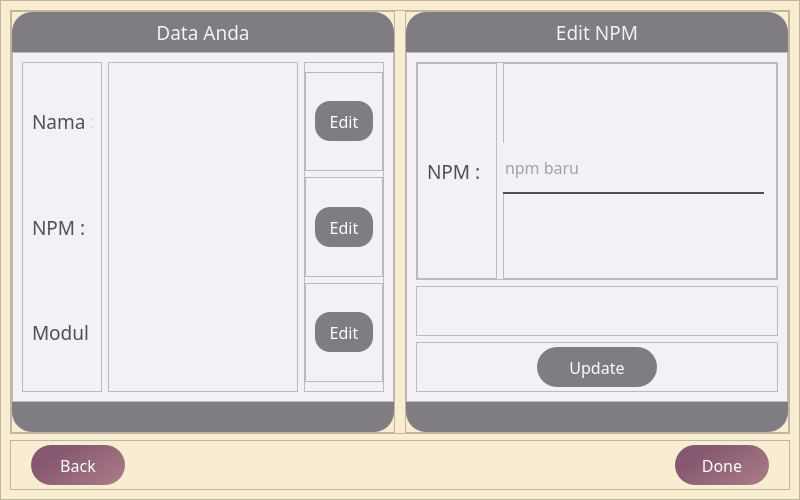
<?xml version="1.0" encoding="UTF-8"?>
<ui version="4.0">
 <class>Dialog</class>
 <widget class="QDialog" name="Dialog">
  <property name="geometry">
   <rect>
    <x>0</x>
    <y>0</y>
    <width>800</width>
    <height>500</height>
   </rect>
  </property>
  <property name="windowTitle">
   <string>Dialog</string>
  </property>
  <layout class="QVBoxLayout" name="verticalLayout">
   <property name="spacing">
    <number>6</number>
   </property>
   <property name="leftMargin">
    <number>0</number>
   </property>
   <property name="topMargin">
    <number>0</number>
   </property>
   <property name="rightMargin">
    <number>0</number>
   </property>
   <property name="bottomMargin">
    <number>0</number>
   </property>
   <item>
    <widget class="QFrame" name="frame">
     <property name="styleSheet">
      <string notr="true">background-color:rgb(248, 236, 209);</string>
     </property>
     <property name="frameShape">
      <enum>QFrame::StyledPanel</enum>
     </property>
     <property name="frameShadow">
      <enum>QFrame::Raised</enum>
     </property>
     <layout class="QVBoxLayout" name="verticalLayout_2">
      <item>
       <widget class="QFrame" name="frame_3">
        <property name="frameShape">
         <enum>QFrame::StyledPanel</enum>
        </property>
        <property name="frameShadow">
         <enum>QFrame::Raised</enum>
        </property>
        <layout class="QHBoxLayout" name="horizontalLayout">
         <property name="spacing">
          <number>10</number>
         </property>
         <property name="leftMargin">
          <number>0</number>
         </property>
         <property name="topMargin">
          <number>0</number>
         </property>
         <property name="rightMargin">
          <number>0</number>
         </property>
         <property name="bottomMargin">
          <number>0</number>
         </property>
         <item>
          <widget class="QFrame" name="frame_5">
           <property name="frameShape">
            <enum>QFrame::StyledPanel</enum>
           </property>
           <property name="frameShadow">
            <enum>QFrame::Raised</enum>
           </property>
           <layout class="QVBoxLayout" name="verticalLayout_5">
            <property name="spacing">
             <number>0</number>
            </property>
            <property name="leftMargin">
             <number>0</number>
            </property>
            <property name="topMargin">
             <number>0</number>
            </property>
            <property name="rightMargin">
             <number>0</number>
            </property>
            <property name="bottomMargin">
             <number>0</number>
            </property>
            <item>
             <widget class="QFrame" name="frame_10">
              <property name="maximumSize">
               <size>
                <width>16777215</width>
                <height>40</height>
               </size>
              </property>
              <property name="font">
               <font>
                <family>Tw Cen MT</family>
                <pointsize>14</pointsize>
               </font>
              </property>
              <property name="styleSheet">
               <string notr="true">QFrame#frame_10{
background-color:rgb(127, 124, 130);
border-top-left-radius:20px;
border-top-right-radius:20px;
}</string>
              </property>
              <property name="frameShape">
               <enum>QFrame::StyledPanel</enum>
              </property>
              <property name="frameShadow">
               <enum>QFrame::Raised</enum>
              </property>
              <layout class="QVBoxLayout" name="verticalLayout_12">
               <item>
                <widget class="QLabel" name="label_2">
                 <property name="font">
                  <font>
                   <family>Tw Cen MT</family>
                   <pointsize>14</pointsize>
                  </font>
                 </property>
                 <property name="styleSheet">
                  <string notr="true">QLabel#label_2{
background-color: none;
color: rgb(243, 241, 245);
}</string>
                 </property>
                 <property name="text">
                  <string>Data Anda</string>
                 </property>
                 <property name="alignment">
                  <set>Qt::AlignCenter</set>
                 </property>
                </widget>
               </item>
              </layout>
             </widget>
            </item>
            <item>
             <widget class="QFrame" name="frame_16">
              <property name="styleSheet">
               <string notr="true">QFrame#frame_16{
background-color:rgb(243, 241, 245);
}</string>
              </property>
              <property name="frameShape">
               <enum>QFrame::StyledPanel</enum>
              </property>
              <property name="frameShadow">
               <enum>QFrame::Raised</enum>
              </property>
              <layout class="QHBoxLayout" name="horizontalLayout_3">
               <item>
                <widget class="QFrame" name="frame_18">
                 <property name="maximumSize">
                  <size>
                   <width>80</width>
                   <height>16777215</height>
                  </size>
                 </property>
                 <property name="styleSheet">
                  <string notr="true">QFrame#frame_18{
background-color:rgb(243, 241, 245);
}</string>
                 </property>
                 <property name="frameShape">
                  <enum>QFrame::StyledPanel</enum>
                 </property>
                 <property name="frameShadow">
                  <enum>QFrame::Raised</enum>
                 </property>
                 <layout class="QVBoxLayout" name="verticalLayout_13">
                  <item>
                   <widget class="QLabel" name="label_3">
                    <property name="font">
                     <font>
                      <family>Tw Cen MT</family>
                      <pointsize>14</pointsize>
                     </font>
                    </property>
                    <property name="styleSheet">
                     <string notr="true">QLabel#label_3{
background-color:none;
color:rgb(80, 80, 80);
}</string>
                    </property>
                    <property name="text">
                     <string>Nama :</string>
                    </property>
                   </widget>
                  </item>
                  <item>
                   <widget class="QLabel" name="label_12">
                    <property name="font">
                     <font>
                      <family>Tw Cen MT</family>
                      <pointsize>14</pointsize>
                     </font>
                    </property>
                    <property name="styleSheet">
                     <string notr="true">QLabel#label_12{
background-color:none;
color:rgb(80, 80, 80);
}</string>
                    </property>
                    <property name="text">
                     <string>NPM :</string>
                    </property>
                   </widget>
                  </item>
                  <item>
                   <widget class="QLabel" name="label_13">
                    <property name="font">
                     <font>
                      <family>Tw Cen MT</family>
                      <pointsize>14</pointsize>
                     </font>
                    </property>
                    <property name="styleSheet">
                     <string notr="true">QLabel#label_13{
background-color:none;
color:rgb(80, 80, 80);
}</string>
                    </property>
                    <property name="text">
                     <string>Modul :</string>
                    </property>
                   </widget>
                  </item>
                 </layout>
                </widget>
               </item>
               <item>
                <widget class="QFrame" name="frame_19">
                 <property name="styleSheet">
                  <string notr="true">QFrame#frame_19{
background-color:rgb(243, 241, 245);
}</string>
                 </property>
                 <property name="frameShape">
                  <enum>QFrame::StyledPanel</enum>
                 </property>
                 <property name="frameShadow">
                  <enum>QFrame::Raised</enum>
                 </property>
                 <layout class="QVBoxLayout" name="verticalLayout_14">
                  <item>
                   <widget class="QLabel" name="label_14">
                    <property name="font">
                     <font>
                      <family>Tw Cen MT</family>
                      <pointsize>12</pointsize>
                     </font>
                    </property>
                    <property name="styleSheet">
                     <string notr="true">QLabel#label_14{
background-color:none;
color:rgb(80, 80, 80);
}</string>
                    </property>
                    <property name="text">
                     <string/>
                    </property>
                    <property name="wordWrap">
                     <bool>true</bool>
                    </property>
                   </widget>
                  </item>
                  <item>
                   <widget class="QLabel" name="label_15">
                    <property name="font">
                     <font>
                      <family>Tw Cen MT</family>
                      <pointsize>12</pointsize>
                     </font>
                    </property>
                    <property name="styleSheet">
                     <string notr="true">QLabel#label_15{
background-color:none;
color:rgb(80, 80, 80);
}</string>
                    </property>
                    <property name="text">
                     <string/>
                    </property>
                    <property name="wordWrap">
                     <bool>true</bool>
                    </property>
                   </widget>
                  </item>
                  <item>
                   <widget class="QLabel" name="label_16">
                    <property name="font">
                     <font>
                      <family>Tw Cen MT</family>
                      <pointsize>12</pointsize>
                     </font>
                    </property>
                    <property name="styleSheet">
                     <string notr="true">QLabel#label_16{
background-color:none;
color:rgb(80, 80, 80);
}</string>
                    </property>
                    <property name="text">
                     <string/>
                    </property>
                    <property name="wordWrap">
                     <bool>true</bool>
                    </property>
                   </widget>
                  </item>
                 </layout>
                </widget>
               </item>
               <item>
                <widget class="QFrame" name="frame_20">
                 <property name="maximumSize">
                  <size>
                   <width>80</width>
                   <height>16777215</height>
                  </size>
                 </property>
                 <property name="styleSheet">
                  <string notr="true">QFrame#frame_20{
background-color:rgb(243, 241, 245);
}</string>
                 </property>
                 <property name="frameShape">
                  <enum>QFrame::StyledPanel</enum>
                 </property>
                 <property name="frameShadow">
                  <enum>QFrame::Raised</enum>
                 </property>
                 <layout class="QVBoxLayout" name="verticalLayout_15">
                  <property name="leftMargin">
                   <number>0</number>
                  </property>
                  <property name="rightMargin">
                   <number>0</number>
                  </property>
                  <item>
                   <widget class="QFrame" name="frame_21">
                    <property name="styleSheet">
                     <string notr="true">QFrame#frame_21{
background-color:none;
color:rgb(80, 80, 80);
}</string>
                    </property>
                    <property name="frameShape">
                     <enum>QFrame::StyledPanel</enum>
                    </property>
                    <property name="frameShadow">
                     <enum>QFrame::Raised</enum>
                    </property>
                    <layout class="QVBoxLayout" name="verticalLayout_16">
                     <item>
                      <widget class="QPushButton" name="pushButton_4">
                       <property name="maximumSize">
                        <size>
                         <width>16777215</width>
                         <height>40</height>
                        </size>
                       </property>
                       <property name="font">
                        <font>
                         <family>Tw Cen MT</family>
                         <pointsize>12</pointsize>
                        </font>
                       </property>
                       <property name="styleSheet">
                        <string notr="true">QPushButton#pushButton_4{
background-color:rgb(127, 124, 130);
border-top-left-radius:15px;
border-bottom-left-radius:15px;
border-top-right-radius:15px;
border-bottom-right-radius:15px;
color:rgb(255, 255, 255);

}

QPushButton#pushButton_4:hover{
background-color:rgb(159, 159, 159);
}

QPushButton#pushButton_4:pressed{
padding-left:5px;
padding-top:5px;
}</string>
                       </property>
                       <property name="text">
                        <string>Edit</string>
                       </property>
                      </widget>
                     </item>
                    </layout>
                   </widget>
                  </item>
                  <item>
                   <widget class="QFrame" name="frame_22">
                    <property name="styleSheet">
                     <string notr="true">QFrame#frame_22{
background-color:none;
color:rgb(80, 80, 80);
}</string>
                    </property>
                    <property name="frameShape">
                     <enum>QFrame::StyledPanel</enum>
                    </property>
                    <property name="frameShadow">
                     <enum>QFrame::Raised</enum>
                    </property>
                    <layout class="QVBoxLayout" name="verticalLayout_17">
                     <item>
                      <widget class="QPushButton" name="pushButton_5">
                       <property name="maximumSize">
                        <size>
                         <width>16777215</width>
                         <height>40</height>
                        </size>
                       </property>
                       <property name="font">
                        <font>
                         <family>Tw Cen MT</family>
                         <pointsize>12</pointsize>
                        </font>
                       </property>
                       <property name="styleSheet">
                        <string notr="true">QPushButton#pushButton_5{
background-color:rgb(127, 124, 130);
border-top-left-radius:15px;
border-bottom-left-radius:15px;
border-top-right-radius:15px;
border-bottom-right-radius:15px;
color:rgb(255, 255, 255);

}

QPushButton#pushButton_5:hover{
background-color:rgb(159, 159, 159);
}

QPushButton#pushButton_5:pressed{
padding-left:5px;
padding-top:5px;
}</string>
                       </property>
                       <property name="text">
                        <string>Edit</string>
                       </property>
                      </widget>
                     </item>
                    </layout>
                   </widget>
                  </item>
                  <item>
                   <widget class="QFrame" name="frame_23">
                    <property name="styleSheet">
                     <string notr="true">QFrame#frame_23{
background-color:none;
color:rgb(80, 80, 80);
}</string>
                    </property>
                    <property name="frameShape">
                     <enum>QFrame::StyledPanel</enum>
                    </property>
                    <property name="frameShadow">
                     <enum>QFrame::Raised</enum>
                    </property>
                    <layout class="QVBoxLayout" name="verticalLayout_18">
                     <item>
                      <widget class="QPushButton" name="pushButton_6">
                       <property name="maximumSize">
                        <size>
                         <width>16777215</width>
                         <height>40</height>
                        </size>
                       </property>
                       <property name="font">
                        <font>
                         <family>Tw Cen MT</family>
                         <pointsize>12</pointsize>
                        </font>
                       </property>
                       <property name="styleSheet">
                        <string notr="true">QPushButton#pushButton_6{
background-color:rgb(127, 124, 130);
border-top-left-radius:15px;
border-bottom-left-radius:15px;
border-top-right-radius:15px;
border-bottom-right-radius:15px;
color:rgb(255, 255, 255);

}

QPushButton#pushButton_6:hover{
background-color:rgb(159, 159, 159);
}

QPushButton#pushButton_6:pressed{
padding-left:5px;
padding-top:5px;
}</string>
                       </property>
                       <property name="text">
                        <string>Edit</string>
                       </property>
                      </widget>
                     </item>
                    </layout>
                   </widget>
                  </item>
                 </layout>
                </widget>
               </item>
              </layout>
             </widget>
            </item>
            <item>
             <widget class="QFrame" name="frame_9">
              <property name="maximumSize">
               <size>
                <width>16777215</width>
                <height>30</height>
               </size>
              </property>
              <property name="styleSheet">
               <string notr="true">QFrame#frame_9{
background-color:rgb(127, 124, 130);
border-bottom-left-radius:20px;
border-bottom-right-radius:20px;
}</string>
              </property>
              <property name="frameShape">
               <enum>QFrame::StyledPanel</enum>
              </property>
              <property name="frameShadow">
               <enum>QFrame::Raised</enum>
              </property>
             </widget>
            </item>
           </layout>
          </widget>
         </item>
         <item>
          <widget class="QFrame" name="frame_6">
           <property name="styleSheet">
            <string notr="true"/>
           </property>
           <property name="frameShape">
            <enum>QFrame::StyledPanel</enum>
           </property>
           <property name="frameShadow">
            <enum>QFrame::Raised</enum>
           </property>
           <layout class="QVBoxLayout" name="verticalLayout_3">
            <property name="spacing">
             <number>0</number>
            </property>
            <property name="leftMargin">
             <number>0</number>
            </property>
            <property name="topMargin">
             <number>0</number>
            </property>
            <property name="rightMargin">
             <number>0</number>
            </property>
            <property name="bottomMargin">
             <number>0</number>
            </property>
            <item>
             <widget class="QFrame" name="frame_2">
              <property name="minimumSize">
               <size>
                <width>0</width>
                <height>0</height>
               </size>
              </property>
              <property name="maximumSize">
               <size>
                <width>16777215</width>
                <height>40</height>
               </size>
              </property>
              <property name="styleSheet">
               <string notr="true">QFrame#frame_2{
background-color:rgb(127, 124, 130);
border-top-left-radius:20px;
border-top-right-radius:20px;
}</string>
              </property>
              <property name="frameShape">
               <enum>QFrame::StyledPanel</enum>
              </property>
              <property name="frameShadow">
               <enum>QFrame::Raised</enum>
              </property>
              <layout class="QVBoxLayout" name="verticalLayout_4">
               <item>
                <widget class="QLabel" name="label">
                 <property name="font">
                  <font>
                   <family>Tw Cen MT</family>
                   <pointsize>14</pointsize>
                  </font>
                 </property>
                 <property name="styleSheet">
                  <string notr="true">QLabel#label{
background-color: none;
color: rgb(243, 241, 245);
}</string>
                 </property>
                 <property name="text">
                  <string>Edit NPM</string>
                 </property>
                 <property name="alignment">
                  <set>Qt::AlignCenter</set>
                 </property>
                </widget>
               </item>
              </layout>
             </widget>
            </item>
            <item>
             <widget class="QFrame" name="frame_7">
              <property name="styleSheet">
               <string notr="true">QFrame#frame_7{
background-color:rgb(243, 241, 245);
}</string>
              </property>
              <property name="frameShape">
               <enum>QFrame::StyledPanel</enum>
              </property>
              <property name="frameShadow">
               <enum>QFrame::Raised</enum>
              </property>
              <layout class="QVBoxLayout" name="verticalLayout_6">
               <item>
                <widget class="QFrame" name="frame_11">
                 <property name="styleSheet">
                  <string notr="true">QFrame#frame_11{
background-color:rgb(243, 241, 245);
}</string>
                 </property>
                 <property name="frameShape">
                  <enum>QFrame::StyledPanel</enum>
                 </property>
                 <property name="frameShadow">
                  <enum>QFrame::Raised</enum>
                 </property>
                 <layout class="QHBoxLayout" name="horizontalLayout_4">
                  <property name="leftMargin">
                   <number>0</number>
                  </property>
                  <property name="topMargin">
                   <number>0</number>
                  </property>
                  <property name="rightMargin">
                   <number>0</number>
                  </property>
                  <property name="bottomMargin">
                   <number>0</number>
                  </property>
                  <item>
                   <widget class="QFrame" name="frame_13">
                    <property name="maximumSize">
                     <size>
                      <width>80</width>
                      <height>16777215</height>
                     </size>
                    </property>
                    <property name="styleSheet">
                     <string notr="true">QFrame#frame_13{
background-color:rgb(243, 241, 245);
}</string>
                    </property>
                    <property name="frameShape">
                     <enum>QFrame::StyledPanel</enum>
                    </property>
                    <property name="frameShadow">
                     <enum>QFrame::Raised</enum>
                    </property>
                    <layout class="QVBoxLayout" name="verticalLayout_8">
                     <item>
                      <widget class="QLabel" name="label_4">
                       <property name="font">
                        <font>
                         <family>Tw Cen MT</family>
                         <pointsize>14</pointsize>
                        </font>
                       </property>
                       <property name="styleSheet">
                        <string notr="true">QLabel#label_4{
background-color:rgb(243, 241, 245);
color:rgb(80, 80, 80);
}</string>
                       </property>
                       <property name="text">
                        <string>NPM :</string>
                       </property>
                       <property name="wordWrap">
                        <bool>true</bool>
                       </property>
                      </widget>
                     </item>
                    </layout>
                   </widget>
                  </item>
                  <item>
                   <widget class="QFrame" name="frame_14">
                    <property name="styleSheet">
                     <string notr="true">QFrame#frame_14{
background-color:rgb(243, 241, 245);
}</string>
                    </property>
                    <property name="frameShape">
                     <enum>QFrame::StyledPanel</enum>
                    </property>
                    <property name="frameShadow">
                     <enum>QFrame::Raised</enum>
                    </property>
                    <widget class="QLineEdit" name="lineEdit">
                     <property name="geometry">
                      <rect>
                       <x>0</x>
                       <y>80</y>
                       <width>261</width>
                       <height>51</height>
                      </rect>
                     </property>
                     <property name="font">
                      <font>
                       <family>Tw Cen MT</family>
                       <pointsize>12</pointsize>
                      </font>
                     </property>
                     <property name="styleSheet">
                      <string notr="true">QLineEdit#lineEdit{
background-color:rgb(243, 241, 245);
border:none;
border-bottom: 2px solid rgb(80, 80, 80);
color:rgb(80, 80, 80);
}</string>
                     </property>
                     <property name="text">
                      <string/>
                     </property>
                     <property name="placeholderText">
                      <string>npm baru</string>
                     </property>
                    </widget>
                   </widget>
                  </item>
                 </layout>
                </widget>
               </item>
               <item>
                <widget class="QFrame" name="frame_15">
                 <property name="maximumSize">
                  <size>
                   <width>16777215</width>
                   <height>50</height>
                  </size>
                 </property>
                 <property name="styleSheet">
                  <string notr="true">QFrame#frame_15{
background-color:rgb(243, 241, 245);
}</string>
                 </property>
                 <property name="frameShape">
                  <enum>QFrame::StyledPanel</enum>
                 </property>
                 <property name="frameShadow">
                  <enum>QFrame::Raised</enum>
                 </property>
                 <layout class="QVBoxLayout" name="verticalLayout_9">
                  <property name="spacing">
                   <number>0</number>
                  </property>
                  <property name="leftMargin">
                   <number>0</number>
                  </property>
                  <property name="rightMargin">
                   <number>0</number>
                  </property>
                  <property name="bottomMargin">
                   <number>0</number>
                  </property>
                  <item>
                   <widget class="QLabel" name="label_5">
                    <property name="font">
                     <font>
                      <family>Tw Cen MT</family>
                      <pointsize>12</pointsize>
                     </font>
                    </property>
                    <property name="styleSheet">
                     <string notr="true">QLabel#label_5{
background-color:rgb(243, 241, 245);
color:rgb(80, 80, 80);
}</string>
                    </property>
                    <property name="text">
                     <string/>
                    </property>
                    <property name="alignment">
                     <set>Qt::AlignCenter</set>
                    </property>
                   </widget>
                  </item>
                 </layout>
                </widget>
               </item>
               <item>
                <widget class="QFrame" name="frame_12">
                 <property name="maximumSize">
                  <size>
                   <width>16777215</width>
                   <height>50</height>
                  </size>
                 </property>
                 <property name="styleSheet">
                  <string notr="true">QFrame#frame_12{
background-color:rgb(243, 241, 245);
}</string>
                 </property>
                 <property name="frameShape">
                  <enum>QFrame::StyledPanel</enum>
                 </property>
                 <property name="frameShadow">
                  <enum>QFrame::Raised</enum>
                 </property>
                 <layout class="QVBoxLayout" name="verticalLayout_7">
                  <property name="spacing">
                   <number>0</number>
                  </property>
                  <property name="leftMargin">
                   <number>120</number>
                  </property>
                  <property name="topMargin">
                   <number>0</number>
                  </property>
                  <property name="rightMargin">
                   <number>120</number>
                  </property>
                  <property name="bottomMargin">
                   <number>0</number>
                  </property>
                  <item>
                   <widget class="QPushButton" name="pushButton_3">
                    <property name="maximumSize">
                     <size>
                      <width>16777215</width>
                      <height>40</height>
                     </size>
                    </property>
                    <property name="font">
                     <font>
                      <family>Tw Cen MT</family>
                      <pointsize>12</pointsize>
                     </font>
                    </property>
                    <property name="styleSheet">
                     <string notr="true">QPushButton#pushButton_3{
background-color:rgb(127, 124, 130);
border-top-left-radius:20px;
border-bottom-left-radius:20px;
border-top-right-radius:20px;
border-bottom-right-radius:20px;
color:rgb(255, 255, 255);

}

QPushButton#pushButton_3:hover{
background-color:rgb(159, 159, 159);
}

QPushButton#pushButton_3:pressed{
padding-left:5px;
padding-top:5px;
}</string>
                    </property>
                    <property name="text">
                     <string>Update</string>
                    </property>
                   </widget>
                  </item>
                 </layout>
                </widget>
               </item>
              </layout>
             </widget>
            </item>
            <item>
             <widget class="QFrame" name="frame_8">
              <property name="maximumSize">
               <size>
                <width>16777215</width>
                <height>30</height>
               </size>
              </property>
              <property name="styleSheet">
               <string notr="true">QFrame#frame_8{
background-color:rgb(127, 124, 130);
border-bottom-left-radius:20px;
border-bottom-right-radius:20px;
}</string>
              </property>
              <property name="frameShape">
               <enum>QFrame::StyledPanel</enum>
              </property>
              <property name="frameShadow">
               <enum>QFrame::Raised</enum>
              </property>
             </widget>
            </item>
           </layout>
          </widget>
         </item>
        </layout>
       </widget>
      </item>
      <item>
       <widget class="QFrame" name="frame_4">
        <property name="maximumSize">
         <size>
          <width>16777215</width>
          <height>50</height>
         </size>
        </property>
        <property name="frameShape">
         <enum>QFrame::StyledPanel</enum>
        </property>
        <property name="frameShadow">
         <enum>QFrame::Raised</enum>
        </property>
        <layout class="QHBoxLayout" name="horizontalLayout_2">
         <property name="spacing">
          <number>550</number>
         </property>
         <property name="leftMargin">
          <number>20</number>
         </property>
         <property name="topMargin">
          <number>0</number>
         </property>
         <property name="rightMargin">
          <number>20</number>
         </property>
         <property name="bottomMargin">
          <number>0</number>
         </property>
         <item>
          <widget class="QPushButton" name="pushButton">
           <property name="maximumSize">
            <size>
             <width>16777215</width>
             <height>40</height>
            </size>
           </property>
           <property name="font">
            <font>
             <family>Tw Cen MT</family>
             <pointsize>12</pointsize>
            </font>
           </property>
           <property name="styleSheet">
            <string notr="true">QPushButton#pushButton{
background-color:qlineargradient(spread:pad, x1:0.12, y1:0.449, x2:1, y2:1, stop:0 rgba(133, 88, 111, 255), stop:1 rgba(172, 125, 136, 255));
border-top-left-radius:20px;
border-bottom-left-radius:20px;
border-top-right-radius:20px;
border-bottom-right-radius:20px;
color:rgb(255, 255, 255);

}

QPushButton#pushButton:hover{
background-color:qlineargradient(spread:pad, x1:0.0802273, y1:0.375, x2:1, y2:1, stop:0 rgba(172, 125, 136, 255), stop:1 rgba(222, 182, 171, 255));
}

QPushButton#pushButton:pressed{
padding-left:5px;
padding-top:5px;
}</string>
           </property>
           <property name="text">
            <string>Back</string>
           </property>
          </widget>
         </item>
         <item>
          <widget class="QPushButton" name="pushButton_2">
           <property name="maximumSize">
            <size>
             <width>16777215</width>
             <height>40</height>
            </size>
           </property>
           <property name="font">
            <font>
             <family>Tw Cen MT</family>
             <pointsize>12</pointsize>
            </font>
           </property>
           <property name="styleSheet">
            <string notr="true">QPushButton#pushButton_2{
background-color:qlineargradient(spread:pad, x1:0.12, y1:0.449, x2:1, y2:1, stop:0 rgba(133, 88, 111, 255), stop:1 rgba(172, 125, 136, 255));
border-top-left-radius:20px;
border-bottom-left-radius:20px;
border-top-right-radius:20px;
border-bottom-right-radius:20px;
color:rgb(255, 255, 255);

}

QPushButton#pushButton_2:hover{
background-color:qlineargradient(spread:pad, x1:0.0802273, y1:0.375, x2:1, y2:1, stop:0 rgba(172, 125, 136, 255), stop:1 rgba(222, 182, 171, 255));
}

QPushButton#pushButton_2:pressed{
padding-left:5px;
padding-top:5px;
}</string>
           </property>
           <property name="text">
            <string>Done</string>
           </property>
          </widget>
         </item>
        </layout>
       </widget>
      </item>
     </layout>
    </widget>
   </item>
  </layout>
 </widget>
 <resources>
  <include location="icon.qrc"/>
 </resources>
 <connections/>
</ui>
